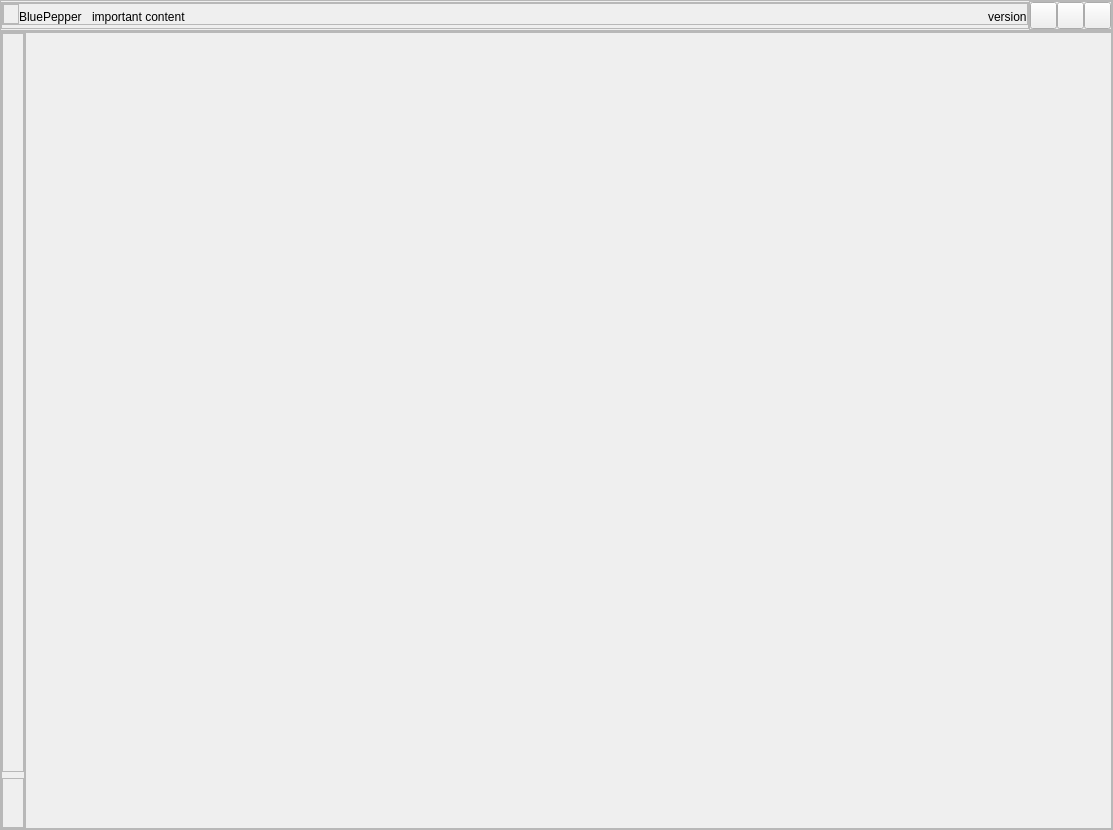
<?xml version="1.0" encoding="UTF-8"?>
<ui version="4.0">
 <class>bluepepper_app_widget</class>
 <widget class="QWidget" name="bluepepper_app_widget">
  <property name="geometry">
   <rect>
    <x>0</x>
    <y>0</y>
    <width>1113</width>
    <height>830</height>
   </rect>
  </property>
  <property name="windowTitle">
   <string>Form</string>
  </property>
  <layout class="QVBoxLayout" name="verticalLayout">
   <property name="spacing">
    <number>0</number>
   </property>
   <property name="leftMargin">
    <number>0</number>
   </property>
   <property name="topMargin">
    <number>0</number>
   </property>
   <property name="rightMargin">
    <number>0</number>
   </property>
   <property name="bottomMargin">
    <number>0</number>
   </property>
   <item>
    <widget class="QFrame" name="frame_topbar">
     <property name="sizePolicy">
      <sizepolicy hsizetype="Preferred" vsizetype="Fixed">
       <horstretch>0</horstretch>
       <verstretch>0</verstretch>
      </sizepolicy>
     </property>
     <property name="frameShape">
      <enum>QFrame::Shape::StyledPanel</enum>
     </property>
     <property name="frameShadow">
      <enum>QFrame::Shadow::Raised</enum>
     </property>
     <property name="tag" stdset="0">
      <string>topbar</string>
     </property>
     <layout class="QHBoxLayout" name="horizontalLayout">
      <property name="spacing">
       <number>0</number>
      </property>
      <property name="leftMargin">
       <number>0</number>
      </property>
      <property name="topMargin">
       <number>0</number>
      </property>
      <property name="rightMargin">
       <number>0</number>
      </property>
      <property name="bottomMargin">
       <number>0</number>
      </property>
      <item>
       <widget class="QFrame" name="frame_3">
        <property name="sizePolicy">
         <sizepolicy hsizetype="Preferred" vsizetype="Fixed">
          <horstretch>0</horstretch>
          <verstretch>0</verstretch>
         </sizepolicy>
        </property>
        <property name="minimumSize">
         <size>
          <width>0</width>
          <height>0</height>
         </size>
        </property>
        <property name="frameShape">
         <enum>QFrame::Shape::StyledPanel</enum>
        </property>
        <property name="frameShadow">
         <enum>QFrame::Shadow::Raised</enum>
        </property>
        <layout class="QVBoxLayout" name="verticalLayout_7">
         <property name="spacing">
          <number>0</number>
         </property>
         <property name="leftMargin">
          <number>0</number>
         </property>
         <property name="topMargin">
          <number>0</number>
         </property>
         <property name="rightMargin">
          <number>0</number>
         </property>
         <property name="bottomMargin">
          <number>0</number>
         </property>
         <item>
          <widget class="QFrame" name="frame">
           <property name="sizePolicy">
            <sizepolicy hsizetype="Preferred" vsizetype="Fixed">
             <horstretch>0</horstretch>
             <verstretch>0</verstretch>
            </sizepolicy>
           </property>
           <property name="minimumSize">
            <size>
             <width>0</width>
             <height>0</height>
            </size>
           </property>
           <property name="frameShape">
            <enum>QFrame::Shape::StyledPanel</enum>
           </property>
           <property name="frameShadow">
            <enum>QFrame::Shadow::Raised</enum>
           </property>
           <layout class="QHBoxLayout" name="horizontalLayout_2">
            <property name="spacing">
             <number>0</number>
            </property>
            <property name="leftMargin">
             <number>0</number>
            </property>
            <property name="topMargin">
             <number>0</number>
            </property>
            <property name="rightMargin">
             <number>0</number>
            </property>
            <property name="bottomMargin">
             <number>0</number>
            </property>
            <item>
             <widget class="QFrame" name="frame_icon">
              <property name="minimumSize">
               <size>
                <width>16</width>
                <height>16</height>
               </size>
              </property>
              <property name="frameShape">
               <enum>QFrame::Shape::StyledPanel</enum>
              </property>
              <property name="frameShadow">
               <enum>QFrame::Shadow::Raised</enum>
              </property>
              <layout class="QHBoxLayout" name="layout_icon">
               <property name="leftMargin">
                <number>0</number>
               </property>
               <property name="topMargin">
                <number>0</number>
               </property>
               <property name="rightMargin">
                <number>0</number>
               </property>
               <property name="bottomMargin">
                <number>0</number>
               </property>
              </layout>
             </widget>
            </item>
            <item>
             <widget class="QLabel" name="label_main_title">
              <property name="text">
               <string>BluePepper</string>
              </property>
              <property name="alignment">
               <set>Qt::AlignmentFlag::AlignBottom|Qt::AlignmentFlag::AlignLeading|Qt::AlignmentFlag::AlignLeft</set>
              </property>
              <property name="tag" stdset="0">
               <string>H0</string>
              </property>
             </widget>
            </item>
            <item>
             <spacer name="horizontalSpacer_4">
              <property name="orientation">
               <enum>Qt::Orientation::Horizontal</enum>
              </property>
              <property name="sizeType">
               <enum>QSizePolicy::Policy::Fixed</enum>
              </property>
              <property name="sizeHint" stdset="0">
               <size>
                <width>10</width>
                <height>20</height>
               </size>
              </property>
             </spacer>
            </item>
            <item>
             <widget class="QLabel" name="label_important_content">
              <property name="text">
               <string>important content</string>
              </property>
              <property name="alignment">
               <set>Qt::AlignmentFlag::AlignBottom|Qt::AlignmentFlag::AlignLeading|Qt::AlignmentFlag::AlignLeft</set>
              </property>
              <property name="margin">
               <number>2</number>
              </property>
              <property name="status" stdset="0">
               <string>secondary</string>
              </property>
             </widget>
            </item>
            <item>
             <spacer name="horizontalSpacer">
              <property name="orientation">
               <enum>Qt::Orientation::Horizontal</enum>
              </property>
              <property name="sizeHint" stdset="0">
               <size>
                <width>10</width>
                <height>5</height>
               </size>
              </property>
             </spacer>
            </item>
            <item>
             <widget class="QLabel" name="label_version">
              <property name="text">
               <string>version</string>
              </property>
              <property name="alignment">
               <set>Qt::AlignmentFlag::AlignBottom|Qt::AlignmentFlag::AlignLeading|Qt::AlignmentFlag::AlignLeft</set>
              </property>
              <property name="margin">
               <number>2</number>
              </property>
              <property name="status" stdset="0">
               <string>secondary</string>
              </property>
             </widget>
            </item>
           </layout>
          </widget>
         </item>
         <item>
          <spacer name="verticalSpacer">
           <property name="orientation">
            <enum>Qt::Orientation::Vertical</enum>
           </property>
           <property name="sizeType">
            <enum>QSizePolicy::Policy::Fixed</enum>
           </property>
           <property name="sizeHint" stdset="0">
            <size>
             <width>20</width>
             <height>3</height>
            </size>
           </property>
          </spacer>
         </item>
        </layout>
       </widget>
      </item>
      <item>
       <widget class="QFrame" name="frame_2">
        <property name="sizePolicy">
         <sizepolicy hsizetype="Preferred" vsizetype="Fixed">
          <horstretch>0</horstretch>
          <verstretch>0</verstretch>
         </sizepolicy>
        </property>
        <property name="minimumSize">
         <size>
          <width>0</width>
          <height>0</height>
         </size>
        </property>
        <property name="frameShape">
         <enum>QFrame::Shape::StyledPanel</enum>
        </property>
        <property name="frameShadow">
         <enum>QFrame::Shadow::Raised</enum>
        </property>
        <layout class="QHBoxLayout" name="horizontalLayout_4">
         <property name="spacing">
          <number>0</number>
         </property>
         <property name="leftMargin">
          <number>0</number>
         </property>
         <property name="topMargin">
          <number>0</number>
         </property>
         <property name="rightMargin">
          <number>0</number>
         </property>
         <property name="bottomMargin">
          <number>0</number>
         </property>
         <item>
          <widget class="QPushButton" name="pb_minimize">
           <property name="minimumSize">
            <size>
             <width>27</width>
             <height>27</height>
            </size>
           </property>
           <property name="maximumSize">
            <size>
             <width>27</width>
             <height>27</height>
            </size>
           </property>
           <property name="text">
            <string/>
           </property>
           <property name="status" stdset="0">
            <string>menu_bar_button</string>
           </property>
          </widget>
         </item>
         <item>
          <widget class="QPushButton" name="pb_maximize">
           <property name="minimumSize">
            <size>
             <width>27</width>
             <height>27</height>
            </size>
           </property>
           <property name="maximumSize">
            <size>
             <width>27</width>
             <height>27</height>
            </size>
           </property>
           <property name="text">
            <string/>
           </property>
           <property name="status" stdset="0">
            <string>menu_bar_button</string>
           </property>
          </widget>
         </item>
         <item>
          <widget class="QPushButton" name="pb_close">
           <property name="sizePolicy">
            <sizepolicy hsizetype="Minimum" vsizetype="Fixed">
             <horstretch>0</horstretch>
             <verstretch>0</verstretch>
            </sizepolicy>
           </property>
           <property name="minimumSize">
            <size>
             <width>27</width>
             <height>27</height>
            </size>
           </property>
           <property name="maximumSize">
            <size>
             <width>27</width>
             <height>27</height>
            </size>
           </property>
           <property name="text">
            <string/>
           </property>
           <property name="status" stdset="0">
            <string>menu_bar_button_close</string>
           </property>
          </widget>
         </item>
        </layout>
       </widget>
      </item>
     </layout>
    </widget>
   </item>
   <item>
    <widget class="QWidget" name="widget_main" native="true">
     <property name="visibility" stdset="0">
      <string>transparent</string>
     </property>
     <layout class="QVBoxLayout" name="verticalLayout_2">
      <property name="leftMargin">
       <number>0</number>
      </property>
      <property name="topMargin">
       <number>0</number>
      </property>
      <property name="rightMargin">
       <number>0</number>
      </property>
      <property name="bottomMargin">
       <number>0</number>
      </property>
      <item>
       <widget class="QFrame" name="frame_middle">
        <property name="frameShape">
         <enum>QFrame::Shape::StyledPanel</enum>
        </property>
        <property name="frameShadow">
         <enum>QFrame::Shadow::Raised</enum>
        </property>
        <layout class="QHBoxLayout" name="horizontalLayout_3">
         <property name="spacing">
          <number>0</number>
         </property>
         <property name="leftMargin">
          <number>0</number>
         </property>
         <property name="topMargin">
          <number>0</number>
         </property>
         <property name="rightMargin">
          <number>0</number>
         </property>
         <property name="bottomMargin">
          <number>0</number>
         </property>
         <item>
          <widget class="QFrame" name="frame_leftbar">
           <property name="frameShape">
            <enum>QFrame::Shape::StyledPanel</enum>
           </property>
           <property name="frameShadow">
            <enum>QFrame::Shadow::Raised</enum>
           </property>
           <property name="tag" stdset="0">
            <string>sidebar</string>
           </property>
           <layout class="QVBoxLayout" name="verticalLayout_3">
            <property name="leftMargin">
             <number>0</number>
            </property>
            <property name="topMargin">
             <number>0</number>
            </property>
            <property name="rightMargin">
             <number>0</number>
            </property>
            <property name="bottomMargin">
             <number>0</number>
            </property>
            <item>
             <widget class="QFrame" name="frame_apps">
              <property name="frameShape">
               <enum>QFrame::Shape::StyledPanel</enum>
              </property>
              <property name="frameShadow">
               <enum>QFrame::Shadow::Raised</enum>
              </property>
              <layout class="QVBoxLayout" name="verticalLayout_5">
               <property name="leftMargin">
                <number>0</number>
               </property>
               <property name="topMargin">
                <number>0</number>
               </property>
               <property name="rightMargin">
                <number>0</number>
               </property>
               <property name="bottomMargin">
                <number>0</number>
               </property>
               <item>
                <spacer name="spacer_apps">
                 <property name="orientation">
                  <enum>Qt::Orientation::Vertical</enum>
                 </property>
                 <property name="sizeHint" stdset="0">
                  <size>
                   <width>20</width>
                   <height>40</height>
                  </size>
                 </property>
                </spacer>
               </item>
              </layout>
             </widget>
            </item>
            <item>
             <widget class="QFrame" name="frame_settings">
              <property name="sizePolicy">
               <sizepolicy hsizetype="Preferred" vsizetype="Fixed">
                <horstretch>0</horstretch>
                <verstretch>0</verstretch>
               </sizepolicy>
              </property>
              <property name="minimumSize">
               <size>
                <width>20</width>
                <height>50</height>
               </size>
              </property>
              <property name="frameShape">
               <enum>QFrame::Shape::StyledPanel</enum>
              </property>
              <property name="frameShadow">
               <enum>QFrame::Shadow::Raised</enum>
              </property>
              <layout class="QVBoxLayout" name="verticalLayout_6">
               <property name="leftMargin">
                <number>0</number>
               </property>
               <property name="topMargin">
                <number>0</number>
               </property>
               <property name="rightMargin">
                <number>0</number>
               </property>
               <property name="bottomMargin">
                <number>0</number>
               </property>
               <item>
                <spacer name="spacer_settings">
                 <property name="orientation">
                  <enum>Qt::Orientation::Vertical</enum>
                 </property>
                 <property name="sizeHint" stdset="0">
                  <size>
                   <width>20</width>
                   <height>40</height>
                  </size>
                 </property>
                </spacer>
               </item>
              </layout>
             </widget>
            </item>
           </layout>
          </widget>
         </item>
         <item>
          <widget class="QFrame" name="frame_app">
           <property name="frameShape">
            <enum>QFrame::Shape::StyledPanel</enum>
           </property>
           <property name="frameShadow">
            <enum>QFrame::Shadow::Raised</enum>
           </property>
           <property name="depth" stdset="0">
            <string>-1</string>
           </property>
           <layout class="QVBoxLayout" name="verticalLayout_4">
            <property name="leftMargin">
             <number>0</number>
            </property>
            <property name="topMargin">
             <number>0</number>
            </property>
            <property name="rightMargin">
             <number>0</number>
            </property>
            <property name="bottomMargin">
             <number>0</number>
            </property>
            <item>
             <widget class="QStackedWidget" name="stackedWidget"/>
            </item>
           </layout>
          </widget>
         </item>
        </layout>
       </widget>
      </item>
     </layout>
    </widget>
   </item>
  </layout>
 </widget>
 <resources/>
 <connections/>
</ui>
